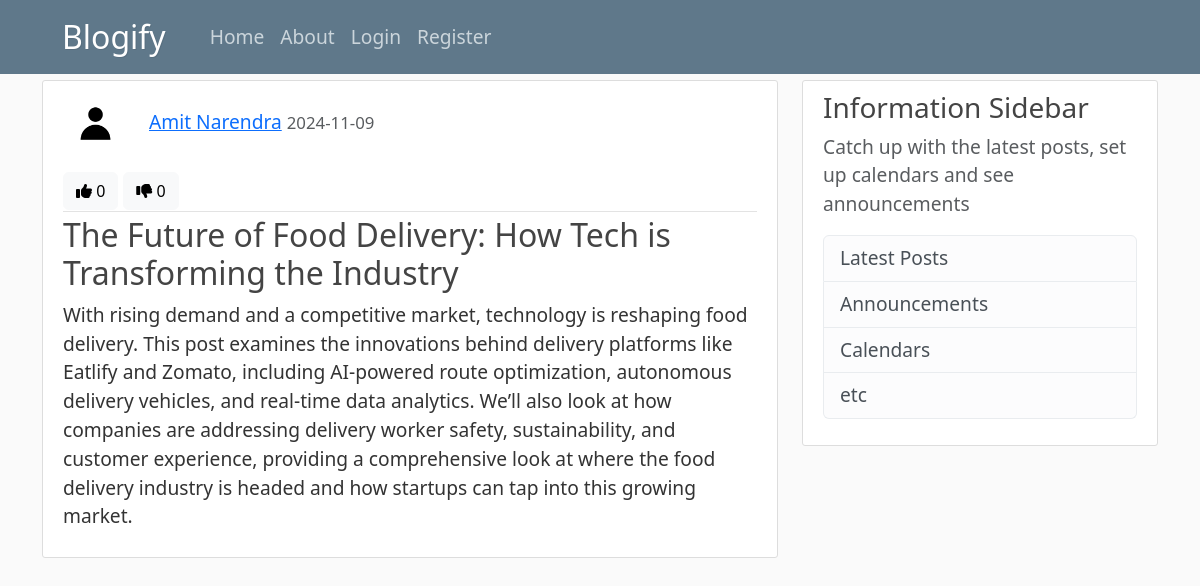
/post/12, run on an earlier commit of the app's database.
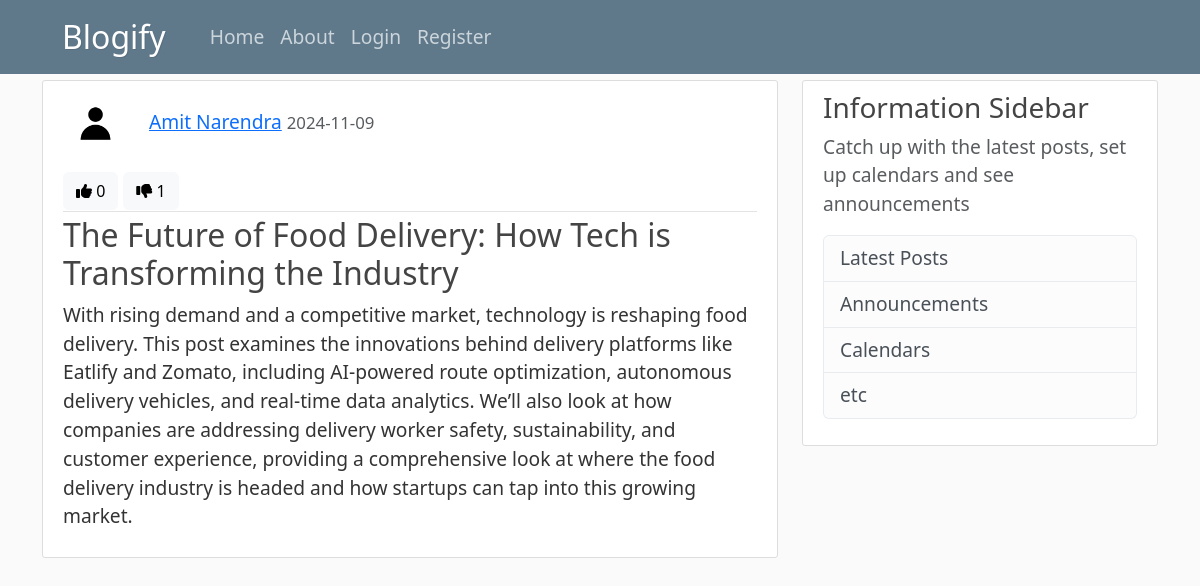
And on a later commit of the database.
### blogify/models.py (models this page shows, shortened)
class Post(db.Model):
    id = db.Column(db.Integer, primary_key=True)
    title = db.Column(db.String(150), nullable=False)
    date_posted = db.Column(db.DateTime, nullable=False, default=datetime.utcnow)
    content = db.Column(db.Text, nullable=False)
    user_id = db.Column(db.Integer, db.ForeignKey('user.id'), nullable=False)
    likes_count = db.Column(db.Integer, default=0)     # Likes counter
    dislikes_count = db.Column(db.Integer, default=0)  # Dislikes counter

### blogify/routes.py (the view)
@app.route("/post/<int:post_id>")
def post(post_id):
    post = Post.query.get_or_404(post_id)
    return render_template('post.html', title=post.title, post=post)

### blogify/templates/post.html (shortened to what this page needs)
{% extends "layout.html" %}
{% block content %}
    <article class="media content-section">
        <div class="media-body">
        <div class="article-metadata">
            {% if post.author.profile_pic %}
                <img class="rounded-circle article-img" src="{{ url_for('static', filename='profile_pics/' + post.author.profile_pic)}}" alt="image">
            {% else %}
                <img class="rounded-circle article-img" src="{{ url_for('static', filename='profile_pics/default.png')}}" alt="image">
            {% endif %}
            <a class="mr-2" href="{{ url_for('user_posts', username=post.author.username) }}">{{ post.author.username }}</a>
            <small class="text-muted">{{ post.date_posted.strftime("%Y-%m-%d") }}</small>
            <div class="reaction-buttons mt-3">
                <button id="like-button-{{ post.id }}" onclick="toggleReaction('like', {{ post.id }})" class="btn btn-light">
                    <i class="fas fa-thumbs-up"></i> <span id="like-count-{{ post.id }}">{{ post.likes_count }}</span>
                </button>
                <button id="dislike-button-{{ post.id }}" onclick="toggleReaction('dislike', {{ post.id }})" class="btn btn-light">
                    <i class="fas fa-thumbs-down"></i> <span id="dislike-count-{{ post.id }}">{{ post.dislikes_count }}</span>
                </button>
            </div>
        </div>
        <h2 class="article-title">{{ post.title }}</h2>
        <p class="article-content">{{ post.content }}</p>
        </div>
    </article>
{% endblock content %}

What changed in the data, as far as the page shows it:
changed Post "The Future of Food Delivery: How Tech is Transforming the Industry": dislikes_count "0" → "1"
